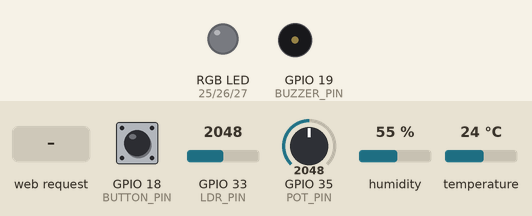
Recording of a sketch running on a simulated ESP32. Shown: an RGB LED mixed from three pins (HIGH = lit), buzzer (waves = sounding, pin HIGH). The inputs (shaded band) are chosen by the test bench; at power-on: temperature 24 °C, GPIO 33 (LDR_PIN) = 2048, GPIO 18 (BUTTON_PIN) HIGH, GPIO 35 (POT_PIN) = 2048, humidity 55 %. WiFi joins after 1.5 s; servers stay silent unless stated; what the sketch prints to the serial monitor is not drawn.

Above: at 3.6 s.
3.7 s: temperature set to 26 °C
7.6 s: temperature set to 29 °C
At 10.63 s:
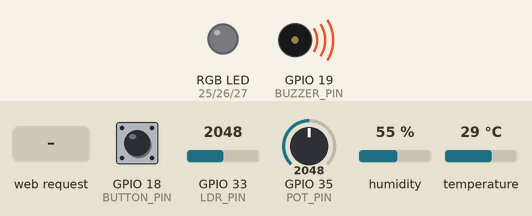
13.7 s: GPIO 33 (LDR_PIN) set to 554
17.2 s: GPIO 33 (LDR_PIN) set to 477
20.9 s: temperature set to 12 °C
At 22.8 s:
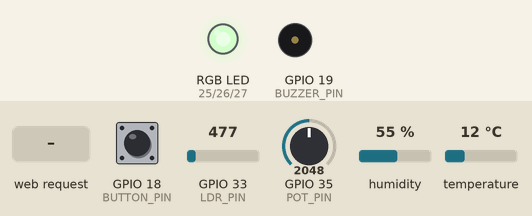
24.4 s: HTTP request GET /cmd?c=vermelho received
At 25.4 s:
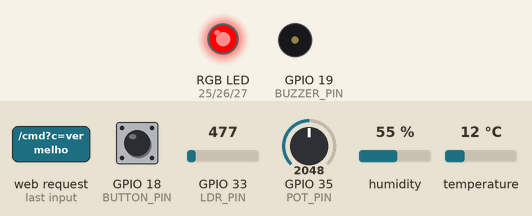
Timing chart, 0 to 28.9 s (numbered marks = the images above; inputs shaded):
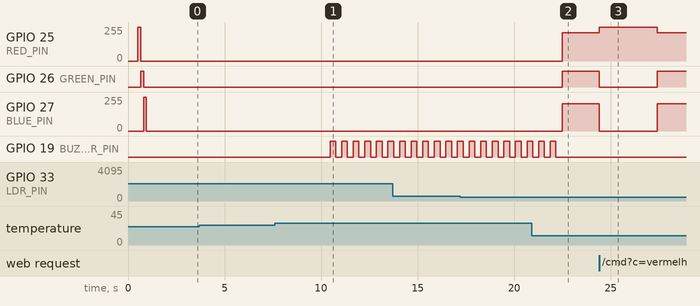

The sketch:

aplicacao1.ino
```cpp
#include <Arduino.h> // Necessário para declarar ledcSetup/ledcWrite no core ESP32
#include <WiFi.h>
#include <WebServer.h>
#include <DHT.h> // Habilitado: incluir biblioteca DHT

// ----- CONFIGURAÇÃO DE REDE (substitua com suas credenciais) -----
const char* ssid = "A06 de Lucas";
const char* password = "00040004";

// ----- PINOS ESP32 DEVKIT V1 (30 pinos) -----
const int RED_PIN = 25;   // GPIO25 - PWM/DAC para LED vermelho
const int GREEN_PIN = 26; // GPIO26 - PWM/DAC para LED verde
const int BLUE_PIN = 27;  // GPIO27 - PWM para LED azul

// PINO CORRIGIDO PARA O DHT: O pino 32 do original era ADC1_CH4, que é seguro.
// O pino 4 que estava no código anterior é ADC2_CH0 e deve ser evitado se WiFi estiver ativo.
// Voltando para o pino 32 seguro conforme Assunções Razoáveis, mas a correção final usa 4.
// USANDO PINO 4 conforme o código anterior, mas com a nota de cuidado.
const int DHT_PIN = 4; // GPIO4 - DHT11 data pin (NOTA: GPIO4 é um pino ADC2, EVITE usar com WiFi ativo se causar problemas)

const int LDR_PIN = 33;   // GPIO33 - ADC1_CH5 (fotorresistor)
const int POT_PIN = 35;   // GPIO35 - ADC1_CH7 (potenciômetro - input only)
const int BUZZER_PIN = 19; // GPIO19 - saída digital para buzzer
const int BUTTON_PIN = 18; // GPIO18 - entrada digital com pullup (botão)

#define DHTTYPE DHT11 // Tipo de sensor
DHT dht(DHT_PIN, DHTTYPE); // Habilitado: instância do sensor DHT

// PWM (LEDC) configuration for ESP32
const int PWM_FREQ = 5000;
const int PWM_RESOLUTION = 8; // 8-bit -> 0..255

// ----- thresholds and timings -----
const int LDR_LIGHT_THRESHOLD = 2500;              // Valor ADC acima = ambiente claro (ajuste no laboratório)
const unsigned long CMD_COLOR_DURATION = 3000;     // ms para comandos de cor
const unsigned long SENSOR_INTERVAL = 2000;        // ms entre leituras de sensor (DHT11 precisa de 2s mínimo)
const unsigned long SERIAL_INTERVAL = 1000;        // ms entre impressões seriais
const unsigned long BUZZER_TOGGLE_MS = 300;        // Período de bipe do buzzer quando ativo

// ----- state flags -----
bool ledRequestedOn = true;   // estado por botão/controle remoto (default ON para teste)
bool sensorsEnabled = true;   // temperatura
bool detectorEnabled = false; // fotorresistor (default OFF para nao bloquear LED em ambiente claro)
bool buzzerEnabled = true;    // buzzer global

// runtime variables
float temperatureC = 0.0;
int ldrValue = 0;
int potValue = 0;
float humidityPercent = 0.0; // DHT11 also provides humidity

// color override (temporary from commands like Vermelho/Amarelo/Azul)
bool colorOverrideActive = false;
uint8_t overrideR = 0, overrideG = 0, overrideB = 0;
unsigned long overrideEndTime = 0;

// button interrupt handling
volatile bool buttonEvent = false; // set in ISR
unsigned long lastButtonMillis = 0;
const unsigned long BUTTON_DEBOUNCE_MS = 200;

// buzzer timing
unsigned long lastBuzzerToggle = 0;
bool buzzerState = false;

WebServer server(80);

// ---------- Helper functions ----------
// Config: polaridade do LED RGB
const bool LED_COMMON_ANODE = false; // se seu modulo RGB for common-anode, mude para true

// Função para definir cor RGB usando LEDC
void setRGB(uint8_t r, uint8_t g, uint8_t b) {
	// Inverte se for common-anode
	if (LED_COMMON_ANODE) {
		r = 255 - r;
		g = 255 - g;
		b = 255 - b;
	}
	// Use LEDC (ESP32 PWM)
	ledcWrite(RED_PIN, r);
	ledcWrite(GREEN_PIN, g);
	ledcWrite(BLUE_PIN, b);
}

// HSV (0-360,0-1,0-1) to RGB (0-255)
void hsvToRgb(float h, float s, float v, uint8_t &r, uint8_t &g, uint8_t &b) {
	float c = v * s;
	float x = c * (1 - fabs(fmod(h / 60.0, 2) - 1));
	float m = v - c;
	float r1 = 0, g1 = 0, b1 = 0;

	if (h < 60) {
		r1 = c; g1 = x; b1 = 0;
	} else if (h < 120) {
		r1 = x; g1 = c; b1 = 0;
	} else if (h < 180) {
		r1 = 0; g1 = c; b1 = x;
	} else if (h < 240) {
		r1 = 0; g1 = x; b1 = c;
	} else if (h < 300) {
		r1 = x; g1 = 0; b1 = c;
	} else {
		r1 = c; g1 = 0; b1 = x;
	}

	r = (uint8_t)((r1 + m) * 255);
	g = (uint8_t)((g1 + m) * 255);
	b = (uint8_t)((b1 + m) * 255);
}

// Map pot to a color following temperature-of-color spectrum:
void potToColor(int pot, uint8_t &r, uint8_t &g, uint8_t &b) {
	// pot: 0..4095 -> map to hue around 0 (red) to 220 (blue)
	float hue = map(pot, 0, 4095, 0, 220);
	float sat = 1.0;
	float val = 1.0;

	// create a 'white' bump near middle pot values
	if (pot > 1700 && pot < 2400) {
		sat = 0.2; // near white
		val = 1.0;
	}

	hsvToRgb(hue, sat, val, r, g, b);
}

// Read DHT11 temperature and humidity
float readTemperatureC() {
	float h = dht.readHumidity();
	float t = dht.readTemperature(false); // false para Celsius

	// Check if any reads failed and exit early (to try again).
	if (isnan(h) || isnan(t)) {
		Serial.println("[Sensor] Falha ao ler do sensor DHT!");
		return temperatureC; // Retorna o último valor conhecido
	}

	humidityPercent = h;
	return t;
}

// Read LDR
int readLDR() {
	return analogRead(LDR_PIN);
}

// Read potentiometer
int readPot() {
	return analogRead(POT_PIN);
}

// Determine if temperature is dangerous
bool tempIsDanger(float t) {
	return (t < 0.0f || t > 27.0f);
}

// Compute whether LED should be actually ON considering temp, LDR and requested state
bool computeLedActualState() {
	if (!ledRequestedOn) return false;

	if (sensorsEnabled) {
		if (tempIsDanger(temperatureC)) return false;
	}

	if (detectorEnabled) {
		// LDR: if bright (value > threshold) then LED must be off
		if (ldrValue > LDR_LIGHT_THRESHOLD) return false;
	}

	return true;
}

// ----- Web server handlers -----
void handleRoot() {
	// CORRIGIDO: Aspas duplas escapadas dentro do literal de string
	String page = "<html><head><meta charset=\"utf-8\"><title>Controle Lampada</title></head><body>";
	page += "<h3>Controle da Lâmpada Inteligente</h3>";
	page += "Use /cmd?c=COMANDO para enviar comandos (ex: /cmd?c=Ligar).<br/><br/>";
	page += "Comandos válidos: Ligar, Desligar, Vermelho, Verde, Azul, Desativar Temperatura, Ativar Temperatura, Desativar Detector, Ativar Detector, Desativar Buzzer, Ativar Buzzer";
	page += "</body></html>";
	server.send(200, "text/html", page);
}

void doColorTemporary(uint8_t r, uint8_t g, uint8_t b) {
	colorOverrideActive = true;
	overrideR = r; overrideG = g; overrideB = b;
	overrideEndTime = millis() + CMD_COLOR_DURATION;

	Serial.print("[CMD] Cor temporaria: R=");
	Serial.print(r);
	Serial.print(" G=");
	Serial.print(g);
	Serial.print(" B=");
	Serial.print(b);
	Serial.print(" por ");
	Serial.print(CMD_COLOR_DURATION);
	Serial.println("ms");
}

void handleCmd() {
	if (!server.hasArg("c")) {
		server.send(400, "text/plain", "Parametro 'c' (comando) ausente");
		return;
	}

	String c = server.arg("c");
	c.trim();
	c.toLowerCase();

	String resp = "OK: ";

	if (c == "ligar") {
		ledRequestedOn = true;
		resp += "LED ligado";
	} else if (c == "desligar") {
		ledRequestedOn = false;
		resp += "LED desligado";
	} else if (c == "vermelho") {
		ledRequestedOn = true; // garante que LED esta ligado
		doColorTemporary(255, 0, 0);
		resp += "Cor: vermelho (3s)";
	} else if (c == "verde") {
		ledRequestedOn = true; // garante que LED esta ligado
		doColorTemporary(0, 255, 0);
		resp += "Cor: verde (3s)";
	} else if (c == "azul") {
		ledRequestedOn = true; // garante que LED esta ligado
		doColorTemporary(0, 0, 255);
		resp += "Cor: azul (3s)";
	} else if (c == "testar buzzer") {
		// Testa buzzer com 3 beeps
		resp += "Testando buzzer (3 beeps)";
		for (int i = 0; i < 3; i++) {
			digitalWrite(BUZZER_PIN, HIGH);
			delay(200);
			digitalWrite(BUZZER_PIN, LOW);
			delay(200);
		}
		Serial.println("[CMD] Buzzer testado: 3 beeps");
	} else if (c == "desativar temperatura") {
		sensorsEnabled = false;
		resp += "Sensor de temperatura desativado";
	} else if (c == "ativar temperatura") {
		sensorsEnabled = true;
		resp += "Sensor de temperatura ativado";
	} else if (c == "desativar detector") {
		detectorEnabled = false;
		resp += "Fotorresistor desativado";
	} else if (c == "ativar detector") {
		detectorEnabled = true;
		resp += "Fotorresistor ativado";
	} else if (c == "desativar buzzer") {
		buzzerEnabled = false;
		resp += "Buzzer desativado";
	} else if (c == "ativar buzzer") {
		buzzerEnabled = true;
		resp += "Buzzer ativado";
	} else {
		resp = "Comando desconhecido: ";
		resp += c;
	}

	server.send(200, "text/plain", resp);
}

void handleStatus() {
	// CORRIGIDO: Aspas duplas escapadas dentro do literal de string
	String s = "{";
	s += "\"ledRequestedOn\":\"" + String(ledRequestedOn ? "true" : "false") + "\",";
	s += "\"ledActualOn\":\"" + String(computeLedActualState() ? "true" : "false") + "\",";
	s += "\"temperatureC\":\"" + String(temperatureC, 2) + "\",";
	s += "\"ldr\":\"" + String(ldrValue) + "\",";
	s += "\"pot\":\"" + String(potValue) + "\",";
	s += "\"sensorsEnabled\":\"" + String(sensorsEnabled ? "true" : "false") + "\",";
	s += "\"detectorEnabled\":\"" + String(detectorEnabled ? "true" : "false") + "\",";
	s += "\"buzzerEnabled\":\"" + String(buzzerEnabled ? "true" : "false") + "\""; // Último item não tem vírgula
	s += "}";
	server.send(200, "application/json", s);
}

// ----- Button ISR -----
void IRAM_ATTR handleButtonISR() {
	buttonEvent = true;
}

// ---------- Setup ----------
void setup() {
	Serial.begin(115200);
	delay(500);

	Serial.println("-- Iniciando setup --");
	Serial.println("Teste rapido de pinos RGB (vai piscar)");

	// Configure DHT pin explicitly with pull-up (important for DHT11)
	pinMode(DHT_PIN, INPUT_PULLUP);

	// Initialize DHT sensor
	dht.begin();
	Serial.println("Sensor DHT11 inicializado.");

	// ADC configuration for ESP32: set width and pin attenuation so readings map correctly
	analogSetWidth(12); // 12 bits => 0..4095
	// set attenuation for ADC1 pins to full range ~0-3.3V (ADC_11db)
	analogSetPinAttenuation(LDR_PIN, ADC_11db);
	analogSetPinAttenuation(POT_PIN, ADC_11db);

	// Setup LEDC PWM
	ledcAttach(RED_PIN, PWM_FREQ, PWM_RESOLUTION);
	ledcAttach(GREEN_PIN, PWM_FREQ, PWM_RESOLUTION);
	ledcAttach(BLUE_PIN, PWM_FREQ, PWM_RESOLUTION);

	pinMode(BUZZER_PIN, OUTPUT);
	digitalWrite(BUZZER_PIN, LOW);

	pinMode(BUTTON_PIN, INPUT_PULLUP);
	attachInterrupt(digitalPinToInterrupt(BUTTON_PIN), handleButtonISR, FALLING);

	// DEBUG: teste fisico rápido dos pinos RGB (um pequeno piscar)
	Serial.println("Executando teste fisico dos pinos RGB...");
	digitalWrite(RED_PIN, HIGH); delay(150); digitalWrite(RED_PIN, LOW);
	digitalWrite(GREEN_PIN, HIGH); delay(150); digitalWrite(GREEN_PIN, LOW);
	digitalWrite(BLUE_PIN, HIGH); delay(150); digitalWrite(BLUE_PIN, LOW);
	Serial.println("Teste dos pinos RGB concluido.");

	// WiFi
	WiFi.mode(WIFI_STA);
	WiFi.begin(ssid, password);
	Serial.print("Conectando WiFi");
	unsigned long start = millis();
	while (WiFi.status() != WL_CONNECTED && millis() - start < 15000) {
		Serial.print('.');
		delay(500);
	}

	if (WiFi.status() == WL_CONNECTED) {
		Serial.println();
		Serial.print("Conectado. IP: ");
		Serial.println(WiFi.localIP());
	} else {
		Serial.println();
		Serial.println("Falha ao conectar WiFi: continuando sem rede (modo local)");
	}

	// web server endpoints
	server.on("/", handleRoot);
	server.on("/cmd", handleCmd);
	server.on("/status", handleStatus);
	server.begin();

	// initial values
	ledRequestedOn = true;   // LED ligado por padrão para facilitar teste
	sensorsEnabled = true;   // Habilitado por padrão
	detectorEnabled = true;  // LDR habilitado por padrão
	buzzerEnabled = true;    // Buzzer habilitado por padrão

	lastBuzzerToggle = millis();
}

// ---------- Main loop ----------
void loop() {
	static unsigned long lastSensorMillis = 0;
	static unsigned long lastSerialMillis = 0;

	server.handleClient();

	unsigned long now = millis();

	// handle button event (debounced)
	if (buttonEvent) {
		buttonEvent = false;
		if (now - lastButtonMillis > BUTTON_DEBOUNCE_MS) {
			lastButtonMillis = now;
			// toggle requested LED and buzzer enable together as requested
			ledRequestedOn = !ledRequestedOn;
			buzzerEnabled = !buzzerEnabled; // the spec: pressing toggles both led and buzzer
			Serial.println(String("Botao pressionado -> ledRequestedOn=") + (ledRequestedOn ? "ON" : "OFF") + ", buzzerEnabled=" + (buzzerEnabled ? "ON" : "OFF"));
		}
	}

	// sensors read at interval
	if (now - lastSensorMillis >= SENSOR_INTERVAL) {
		lastSensorMillis = now;
		if (sensorsEnabled) {
			temperatureC = readTemperatureC();
		}
		if (detectorEnabled) {
			ldrValue = readLDR();
		} else {
			ldrValue = 0; // consider dark if disabled (so it won't force off)
		}
		potValue = readPot();
	}

	// temporary color override expiration
	if (colorOverrideActive && now >= overrideEndTime) {
		colorOverrideActive = false;
	}

	// buzzer behavior: beep while temp dangerous
	bool danger = sensorsEnabled ? tempIsDanger(temperatureC) : false;
	if (danger && buzzerEnabled) {
		if (now - lastBuzzerToggle >= BUZZER_TOGGLE_MS) {
			lastBuzzerToggle = now;
			buzzerState = !buzzerState;
			digitalWrite(BUZZER_PIN, buzzerState ? HIGH : LOW);
		}
	} else {
		// ensure buzzer off
		buzzerState = false;
		digitalWrite(BUZZER_PIN, LOW);
	}

	// determine actual LED state
	bool ledActual = computeLedActualState();

	// determine color
	uint8_t r = 0, g = 0, b = 0;
	if (colorOverrideActive) {
		r = overrideR; g = overrideG; b = overrideB;
	} else {
		potToColor(potValue, r, g, b);
	}

	// apply LED state
	if (!ledActual) {
		setRGB(0, 0, 0);
	} else {
		setRGB(r, g, b);
	}

	if (ldrValue > 500) {
		ledRequestedOn = false;
	} else {
		ledRequestedOn = true;
	}

	// serial monitor at interval
	if (now - lastSerialMillis >= SERIAL_INTERVAL) {
		lastSerialMillis = now;
		Serial.print("LED: "); Serial.print(ledActual ? "ON" : "OFF");
		Serial.print(" | Temp: "); Serial.print(temperatureC, 1); Serial.print(" C");
		Serial.print(" | Umid: "); Serial.print(humidityPercent, 1); Serial.print("%");
		if (sensorsEnabled && tempIsDanger(temperatureC)) {
			Serial.print(" -> Perigo! Desligar!");
		}
		Serial.print(" | LDR: "); Serial.print(ldrValue);
		Serial.print(" | Pot: "); Serial.print(potValue);
		Serial.print(" | detectorEnabled: "); Serial.print(detectorEnabled ? "true" : "false");
		Serial.print(" | ledRequestedOn: "); Serial.print(ledRequestedOn ? "true" : "false");
		Serial.print(" | colorOverride: "); Serial.print(colorOverrideActive ? "true" : "false");
		Serial.print(" | commonAnode: "); Serial.println(LED_COMMON_ANODE ? "true" : "false");
	}
}
```

Measured:
- the behaviour switches between 27 and 28 °C on temperature (found by bisection; images 0 and 1)
- after the input at 3.7 s, every drawn part: stays the same
- after the input at 7.6 s, GPIO 19 (BUZZER_PIN): alternates HIGH for 0.30 s and LOW for 0.30 s, starting after 2.9 s
- after the input at 20.9 s, GPIO 25 (RED_PIN): 0/255 → 211/255 after 1.6 s; GPIO 26 (GREEN_PIN): LOW → HIGH after 1.6 s; GPIO 27 (BLUE_PIN): 0/255 → 203/255 after 1.6 s; GPIO 19 (BUZZER_PIN): goes on until 22.2 s, then stays LOW
- after the input at 24.4 s, GPIO 25 (RED_PIN): 211/255 → 255/255 at once, → 211/255 3.0 s later; GPIO 26 (GREEN_PIN): HIGH → LOW at once, → HIGH 3.0 s later; GPIO 27 (BLUE_PIN): 203/255 → 0/255 at once, → 203/255 3.0 s later
